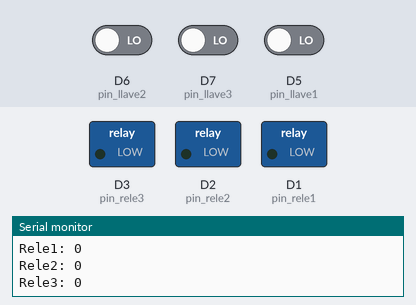
The sketch below on a simulated ESP8266 (NodeMCU). Parts: switched loads named in the sketch (green lamp = pin HIGH), the last lines printed to the serial monitor. Inputs (shaded band) come from the test bench; at power-on: D6 (pin_llave2) LOW, D7 (pin_llave3) LOW, D5 (pin_llave1) LOW. WiFi joins after 1.5 s; servers stay silent unless stated; no MQTT or app messages arrive unless stated.

Above: at 2.7 s.
2.8 s: D6 (pin_llave2) driven HIGH
4.3 s: D7 (pin_llave3) driven HIGH
At 7.4 s:
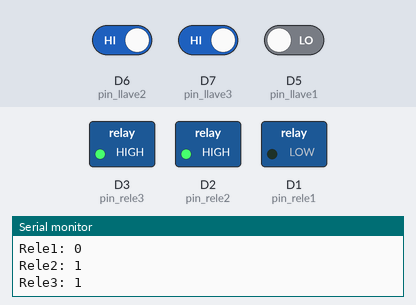
7.7 s: D6 (pin_llave2) driven LOW and D5 (pin_llave1) driven HIGH
11.1 s: D5 (pin_llave1) driven LOW
At 11.8 s:
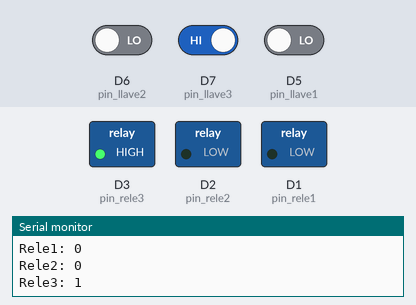
13.0 s: D7 (pin_llave3) driven LOW and D5 (pin_llave1) driven HIGH
16.4 s: D6 (pin_llave2) driven HIGH
At 17.0 s:
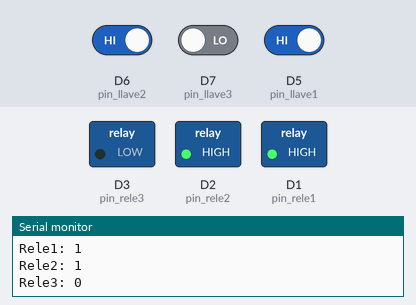
Timing chart, 0 to 19.0 s (numbered marks = the images above; inputs shaded):
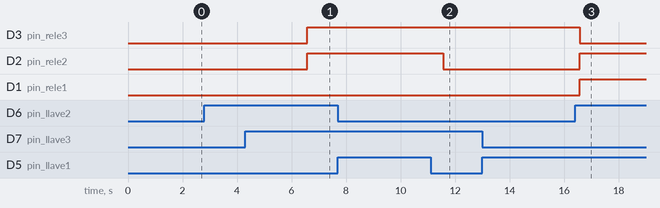

The sketch:

nodo_actuador.ino
```cpp
/*
Nodo actuador del sistema de control de automático de luces para FaCENA

Sensores:
  · Sensor de detección de 220V - relé1 (luz1)
  · Sensor de detección de 220V - relé2 (luz2)
  · Sensor de detección de 220V - relé3 (ventilador)

Detecta el cambio de estado de los relés y envia el estado de los relés al servidor Node-red (via MQTT) para actualizar el estado de los botones del panel de control web.
Recibe cambios de estado del panel de control web y modifica el estado de los relés.

Topicos MQTT en los que se publica:
cdl/rele1in
cdl/rele2in
cdl/rele3in

Topicos MQTT en los que esta suscripto el nodo:
cdl/rele1out
cdl/rele2out
cdl/rele3out

*/
#include <ESP8266WiFi.h>
#include <PubSubClient.h>

#define pin_rele1 D1
#define pin_rele2 D2
#define pin_rele3 D3
#define pin_llave1 D5
#define pin_llave2 D6
#define pin_llave3 D7


const char* ssid = "Fibertel WiFi027 2.4GHz";
const char* password = "0043591365";
//const char* ssid = "arce";
//const char* password = "rosacarlos1856";
const char* mqtt_server = "sambrana.com.ar";

const char* topico1in = "cdl/rele1in";
const char* topico2in = "cdl/rele2in";
const char* topico3in = "cdl/rele3in";
const char* topico1out = "cdl/rele1out";
const char* topico2out = "cdl/rele2out";
const char* topico3out = "cdl/rele3out";

WiFiClient espClient;
PubSubClient client(espClient);
char msg[50];
//bool rele1in, rele2in, rele3in, rele1out, rele2out, rele3out = false;
bool llave1, llave2, llave3;
bool rele1, rele2, rele3;
volatile bool interrupcion1, interrupcion2, interrupcion3 = false;

void setup() {

  //Configuracion de entradas
  pinMode(pin_llave1, INPUT);
  pinMode(pin_llave2, INPUT);
  pinMode(pin_llave3, INPUT);
  pinMode(pin_rele1, OUTPUT);
  pinMode(pin_rele2, OUTPUT);
  pinMode(pin_rele3, OUTPUT);

  Serial.begin(115200);                                		//DEBUG
  setup_wifi();
  client.setServer(mqtt_server, 1883);
  client.setCallback(callback);
  attachInterrupt(digitalPinToInterrupt(pin_llave1),servicio_llave1,CHANGE);
  attachInterrupt(digitalPinToInterrupt(pin_llave2),servicio_llave2,CHANGE);
  attachInterrupt(digitalPinToInterrupt(pin_llave3),servicio_llave3,CHANGE);
  reconnect();
}

//Rutina de servicio de interrupcion llave 1
void servicio_llave1(){
    if (rele1 == true)
    {
    	rele1 = false;
    }else {
    	rele1 = true;
    }
    //llave1 = rele1;
    Serial.println("INT1");                                //DEBUG
}

//Rutina de servicio de interrupcion llave 2
void servicio_llave2(){
    if (rele2 == true)
    {
    	rele2 = false;
    }else {
    	rele2 = true;
    }
    //llave2 = rele2;
    Serial.println("INT2");                                //DEBUG
}

//Rutina de servicio de interrupcion llave 3
void servicio_llave3(){
    if (rele3 == true)
    {
    	rele3 = false;
    }else {
    	rele3 = true;
    }
    //llave3 = rele3;
    Serial.println("INT3");                                //DEBUG
}

void setup_wifi() {

  delay(10);
  // We start by connecting to a WiFi network
  Serial.println();
  Serial.print("Connecting to ");
  Serial.println(ssid);

  WiFi.begin(ssid, password);

  while (WiFi.status() != WL_CONNECTED) {
    delay(500);
    Serial.print(".");
  }

  Serial.println("");
  Serial.println("WiFi connected");
  Serial.println("IP address: ");
  Serial.println(WiFi.localIP());
}

// void callback(char* topic, byte* payload, unsigned int length) {

//   	char* dato="";
//   	char c;
//   	int topico;
//   	bool estado;

//   	Serial.print("Message arrived [");                       	//DEBUG
//   	Serial.print(topic);                                		//DEBUG
//   	Serial.print("] ");                                		//DEBUG
//   	for (int i = 0; i < length; i++) {
//     	Serial.print((char)payload[i]);
//     	dato += c;
//   	}
//  //  	if (topic == "cdl/rele1out") {
// 	// 	topico = 1;
// 	// }
// 	// if (topic == "cdl/rele2out") {
// 	// 	topico = 2;
// 	// }
// 	// if (topic == "cdl/rele3out") {
// 	// 	topico = 3;
// 	// }
// 	// if (dato == "1") {
// 	// 	estado = true;
// 	// }
// 	// else {
// 	// 	estado = false;
// 	// }

// 	// toggle_rele(topico, estado);

// 	Serial.println();                                		 	//DEBUG
//   	Serial.print("------json------");Serial.println(dato);  	//DEBUG
//   	dato = "";
// }

void callback(char* topic, byte* payload, unsigned int length) {

  String dato="";
  char c;

  Serial.print("Message arrived [");                      //DEBUG
  Serial.print(topic);                                    //DEBUG
  Serial.print("] ");                                     //DEBUG
  for (int i = 0; i < length; i++) {
    //Serial.print((char)payload[i]);
    dato += c;
  }
  Serial.println();                                       //DEBUG
  Serial.print("------json------");Serial.println(dato);  //DEBUG
  dato = "";
}

/*void toggle_rele(char* topic, char* dato){
	bool estado_nuevo;
	if (dato == "1") {estado_nuevo=true;}
	else if (dato == "0")	{estado_nuevo=false;}
	else {return;}
	int topico;
	if (topic == "cdl/rele1out")
	{
		topico = 1;
	}
	else if (topic == "cdl/rele2out") {
		topico = 2;
	}
	else {
		topico = 3;
	}
	switch (topico) {
		case 1:
			rele1=estado_nuevo;
			break;
		case 2:
			rele2=estado_nuevo;
			break;
		case 3:
			rele3=estado_nuevo;
			break;
	}
}*/
void toggle_rele(int rele, bool estado){

	switch (rele) {
		case 1:
			rele1 = estado;
			break;
		case 2:
			rele2 = estado;
			break;
		case 3:
			rele3 = estado;
			break;
	}
	//llave3 = rele3;
}

void reconnect() {
  // Loop until we're reconnected
  while (!client.connected()) {
    Serial.print("Attempting MQTT connection...");        	//DEBUG
    // Attempt to connect
    if (client.connect("ESP8266Client")) {
      Serial.println("connected");                        	//DEBUG
      // Once connected, publish an announcement...
      //client.publish("/modulosensor", "hello world");
      // ... and resubscribe
      client.subscribe("cdl/rele1out");
      client.subscribe("cdl/rele2out");
      client.subscribe("cdl/rele3out");
    } else {
      Serial.print("failed, rc=");                        	//DEBUG
      Serial.print(client.state());                       	//DEBUG
      Serial.println(" try again in 5 seconds");          	//DEBUG
      // Wait 5 seconds before retrying
      delay(5000);
    }
  }
}

void enviar_estado(bool estado_rele, char* topic) {
	if (!client.connected()) {reconnect();}
	client.loop();
	if (estado_rele) {client.publish(topic, "1");Serial.print("envio: ");Serial.print(topic); Serial.println(estado_rele);}
	else {client.publish(topic, "0");Serial.print("envio: ");Serial.print(topic); Serial.println(estado_rele);}

}

void loop() {
	//Actualiza el estado del rele 1
	// rele1 = digitalRead(pin_rele1);
	// rele2 = digitalRead(pin_rele2);
	// rele3 = digitalRead(pin_rele3);

	//rele1 = true;

  	if (rele1) {digitalWrite(pin_rele1, HIGH);}
  	else {digitalWrite(pin_rele1, LOW);}
  	//Actualiza el estado del rele 2
  	if (rele2) {digitalWrite(pin_rele2, HIGH);}
  	else {digitalWrite(pin_rele2, LOW);}
    //Actualiza el estado del rele 3
  	if (rele3) {digitalWrite(pin_rele3, HIGH);}
  	else {digitalWrite(pin_rele3, LOW);}

	//Envia el estado de los reles

	enviar_estado(rele1, "cdl/rele1in");
  	enviar_estado(rele2, "cdl/rele2in");
  	enviar_estado(rele3, "cdl/rele3in");
  	Serial.print("Rele1: ");Serial.println(rele1);
  	Serial.print("Rele2: ");Serial.println(rele2);
  	Serial.print("Rele3: ");Serial.println(rele3);
  	// interrupcion1=false;
  	// interrupcion2=false;
  	// interrupcion3=false;
  	delay(5000);
}
```

Measured:
- after the input at 4.3 s, D3 (pin_rele3): LOW → HIGH after 2.3 s
- after the input at 11.1 s, D1 (pin_rele1): stays LOW (without the input it goes to HIGH after 0.47 s)
- after the input at 16.4 s, D2 (pin_rele2): LOW → HIGH after 0.17 s
